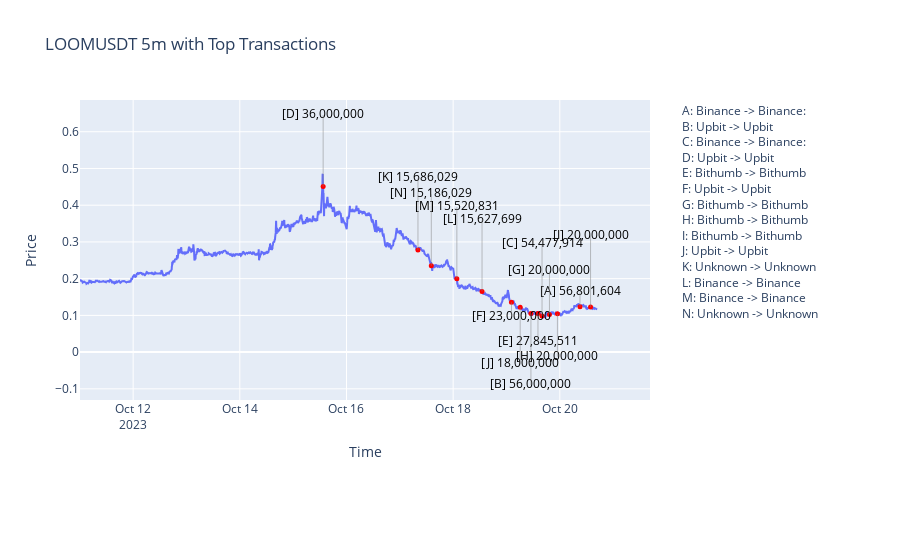

Notebook code cell kept with this figure:
### Code cell
fig = go.Figure()

# Add price line
fig.add_trace(go.Scatter(x=PRICE_DATA.index, y=PRICE_DATA['close'], mode='lines', name='Price'))

label_positions = []
kdtree = None
point_x, point_y, label_x, label_y = [], [], [], []

# Calculate y-axis range for label positioning
min_price, max_price = min(PRICE_DATA['close']), max(PRICE_DATA['close'])
buffer = (max_price - min_price) * 0.1

chart_labels = []
legend_dict = {}

for idx, (i, row) in enumerate(nansen_df.iterrows()):
    trade_time = row['time']
    trade_value = row['value']
    
    # Address info
    from_address = row['from_address'].split(' ')[0]
    to_address = row['to_address'].split(' ')[0]
    
    # String for legend and chart label
    legend_str = f"{from_address} -> {to_address}"
    chart_label = f"[{chr(65 + idx)}] {trade_value}"
    
    # Update legend dictionary
    legend_dict[chr(65 + idx)] = legend_str
    
    closest_time_index = np.abs(PRICE_DATA.index.to_pydatetime() - pd.Timestamp(trade_time).to_pydatetime()).argmin()
    closest_time = PRICE_DATA.index[closest_time_index]
    trade_price = PRICE_DATA.loc[closest_time, 'close']

    # Store actual points
    point_x.append(closest_time)
    point_y.append(trade_price)

    # Generate candidate label positions
    candidate_positions = [(trade_price + i * buffer, 'up') for i in range(1, 6)] + \
                          [(trade_price - i * buffer, 'down') for i in range(1, 6)]

    # Use k-d tree to find optimal label position
    if kdtree:
        distances, _ = kdtree.query(np.array([pos[0] for pos in candidate_positions]).reshape(-1, 1))
    else:
        distances = [float('inf')] * len(candidate_positions)

    optimal_position, _ = candidate_positions[np.argmax(distances)]
    label_positions.append([optimal_position])
    kdtree = cKDTree(np.array(label_positions).reshape(-1, 1))

    label_x.append(closest_time)
    label_y.append(optimal_position)
    chart_labels.append(chart_label)

# Add points and labels
fig.add_trace(go.Scatter(x=point_x, y=point_y, mode='markers', marker=dict(color='red', size=5), name='TX Points', legendgroup='group'))
fig.add_trace(go.Scatter(x=label_x, y=label_y, mode='text', text=chart_labels, name='TX Values', textfont=dict(color='black', size=12)))


# Add lines connecting labels to points
for px, py, lx, ly in zip(point_x, point_y, label_x, label_y):
    fig.add_shape(type="line", x0=px, y0=py, x1=lx, y1=ly, line=dict(color="Gray", width=0.5))

# Update layout with custom legend
legend_text = "<br>".join([f"{key}: {value}" for key, value in legend_dict.items()])
one_day_later = max(PRICE_DATA.index) + timedelta(days=1)
fig.update_layout(
    title=f"{TOKEN_NAME} 5m with Top Transactions",
    xaxis=dict(
        range=[min(PRICE_DATA.index), one_day_later]
    ),
    xaxis_title='Time',
    yaxis_title='Price',
    xaxis_rangeslider_visible=False,
    showlegend=False,
    annotations=[dict(
        x=1.05,
        y=1,
        align="left",
        valign="top",
        text=legend_text,
        showarrow=False,
        xref="paper",
        yref="paper",
        xanchor="left",
        yanchor="top",
        width=300
    )],
    height=550,
    margin=dict(
        r=250,
        b=150
    )
)

fig.show()

### Figure 1 — Plotly figure (JSON) as saved in the notebook; plotly's stock layout.template omitted (floating-point values rounded to 4 significant figures; data arrays with more than 128 entries replaced by an {"elided": "..."} marker saying what was removed)
{"data": [{"mode": "lines", "name": "Price", "type": "scatter", "x": {"elided": "2791 str values"}, "y": {"elided": "2791 float values"}}, {"legendgroup": "group", "marker": {"color": "red", "size": 5}, "mode": "markers", "name": "TX Points", "type": "scatter", "x": ["2023-10-20T09:05:00", "2023-10-19T11:00:00", "2023-10-19T16:00:00", "2023-10-15T13:30:00", "2023-10-19T14:10:00", "2023-10-19T02:15:00", "2023-10-19T19:20:00", "2023-10-19T22:55:00", "2023-10-20T13:50:00", "2023-10-19T06:10:00", "2023-10-17T08:10:00", "2023-10-18T13:00:00", "2023-10-18T01:40:00", "2023-10-17T14:10:00"], "y": [0.1236, 0.1053, 0.09829, 0.4507, 0.1053, 0.1359, 0.1027, 0.1043, 0.1226, 0.1224, 0.2778, 0.1653, 0.1998, 0.2348]}, {"mode": "text", "name": "TX Values", "text": ["[A] 56,801,604", "[B] 56,000,000", "[C] 54,477,914", "[D] 36,000,000", "[E] 27,845,511", "[F] 23,000,000", "[G] 20,000,000", "[H] 20,000,000", "[I] 20,000,000", "[J] 18,000,000", "[K] 15,686,029", "[L] 15,627,699", "[M] 15,520,831", "[N] 15,186,029"], "textfont": {"color": "black", "size": 12}, "type": "scatter", "x": ["2023-10-20T09:05:00", "2023-10-19T11:00:00", "2023-10-19T16:00:00", "2023-10-15T13:30:00", "2023-10-19T14:10:00", "2023-10-19T02:15:00", "2023-10-19T19:20:00", "2023-10-19T22:55:00", "2023-10-20T13:50:00", "2023-10-19T06:10:00", "2023-10-17T08:10:00", "2023-10-18T13:00:00", "2023-10-18T01:40:00", "2023-10-17T14:10:00"], "y": [0.1626, -0.08956, 0.2932, 0.6455, 0.02738, 0.09691, 0.2196, -0.01257, 0.3174, -0.03346, 0.4727, 0.3602, 0.3946, 0.4297]}], "layout": {"annotations": [{"align": "left", "showarrow": false, "text": "A: Binance -> Binance:<br>B: Upbit -> Upbit<br>C: Binance -> Binance:<br>D: Upbit -> Upbit<br>E: Bithumb -> Bithumb<br>F: Upbit -> Upbit<br>G: Bithumb -> Bithumb<br>H: Bithumb -> Bithumb<br>I: Bithumb -> Bithumb<br>J: Upbit -> Upbit<br>K: Unknown -> Unknown<br>L: Binance -> Binance<br>M: Binance -> Binance<br>N: Unknown -> Unknown", "valign": "top", "width": 300, "x": 1.05, "xanchor": "left", "xref": "paper", "y": 1, "yanchor": "top", "yref": "paper"}], "height": 550, "margin": {"b": 150, "r": 250}, "shapes": [{"line": {"color": "Gray", "width": 0.5}, "type": "line", "x0": "2023-10-20T09:05:00", "x1": "2023-10-20T09:05:00", "y0": 0.1236, "y1": 0.1626}, {"line": {"color": "Gray", "width": 0.5}, "type": "line", "x0": "2023-10-19T11:00:00", "x1": "2023-10-19T11:00:00", "y0": 0.1053, "y1": -0.08956}, {"line": {"color": "Gray", "width": 0.5}, "type": "line", "x0": "2023-10-19T16:00:00", "x1": "2023-10-19T16:00:00", "y0": 0.09829, "y1": 0.2932}, {"line": {"color": "Gray", "width": 0.5}, "type": "line", "x0": "2023-10-15T13:30:00", "x1": "2023-10-15T13:30:00", "y0": 0.4507, "y1": 0.6455}, {"line": {"color": "Gray", "width": 0.5}, "type": "line", "x0": "2023-10-19T14:10:00", "x1": "2023-10-19T14:10:00", "y0": 0.1053, "y1": 0.02738}, {"line": {"color": "Gray", "width": 0.5}, "type": "line", "x0": "2023-10-19T02:15:00", "x1": "2023-10-19T02:15:00", "y0": 0.1359, "y1": 0.09691}, {"line": {"color": "Gray", "width": 0.5}, "type": "line", "x0": "2023-10-19T19:20:00", "x1": "2023-10-19T19:20:00", "y0": 0.1027, "y1": 0.2196}, {"line": {"color": "Gray", "width": 0.5}, "type": "line", "x0": "2023-10-19T22:55:00", "x1": "2023-10-19T22:55:00", "y0": 0.1043, "y1": -0.01257}, {"line": {"color": "Gray", "width": 0.5}, "type": "line", "x0": "2023-10-20T13:50:00", "x1": "2023-10-20T13:50:00", "y0": 0.1226, "y1": 0.3174}, {"line": {"color": "Gray", "width": 0.5}, "type": "line", "x0": "2023-10-19T06:10:00", "x1": "2023-10-19T06:10:00", "y0": 0.1224, "y1": -0.03346}, {"line": {"color": "Gray", "width": 0.5}, "type": "line", "x0": "2023-10-17T08:10:00", "x1": "2023-10-17T08:10:00", "y0": 0.2778, "y1": 0.4727}, {"line": {"color": "Gray", "width": 0.5}, "type": "line", "x0": "2023-10-18T13:00:00", "x1": "2023-10-18T13:00:00", "y0": 0.1653, "y1": 0.3602}, {"line": {"color": "Gray", "width": 0.5}, "type": "line", "x0": "2023-10-18T01:40:00", "x1": "2023-10-18T01:40:00", "y0": 0.1998, "y1": 0.3946}, {"line": {"color": "Gray", "width": 0.5}, "type": "line", "x0": "2023-10-17T14:10:00", "x1": "2023-10-17T14:10:00", "y0": 0.2348, "y1": 0.4297}], "showlegend": false, "title": {"text": "LOOMUSDT 5m with Top Transactions"}, "xaxis": {"range": ["2023-10-11T00:05:00", "2023-10-21T16:35:00"], "rangeslider": {"visible": false}, "title": {"text": "Time"}}, "yaxis": {"title": {"text": "Price"}}}}
